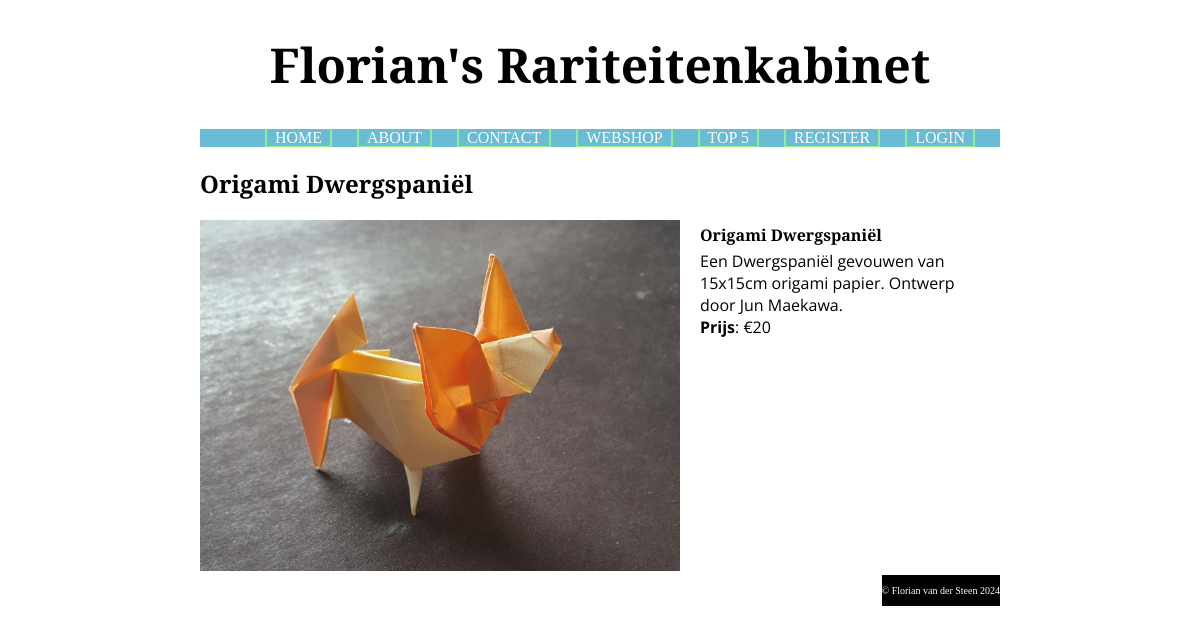
The app's page /index.php?page=detail&detail=1 with its own data.
### tables this page shows
CREATE TABLE `products` (
  `id` int(11) NOT NULL,
  `name` text NOT NULL,
  `description` text NOT NULL,
  `price` int(255) NOT NULL,
  `fname` text NOT NULL
);

### controllers/PageController.php (called while the page is built, shortened)
<?php
require_once("models/PageModel.php");
class PageController {
    private $model;
    private $modelFactory;
    public function __construct($modelFactory) {
        $this->modelFactory = $modelFactory;
        $this->model = $this->modelFactory->createModel('page');
    }
    public function handleRequest() {
        $this->processRequest();
        $this->showResponse();
    }
    private function getRequest() {
        $this->model->getRequestedPage();
    }
    private function processRequest() {
        switch ($this->model->page) {
            case "detail":
                require_once("models/ProductModel.php");
                $this->model = $this->modelFactory->createModel("product");
                $this->model->getDetailProduct();
                $this->model->handleCartAction();
                break;
        }
    }
    private function showResponse() {
        $this->model->createMenu();
        $this->model->setTitle();
        $view = NULL;
        switch ($this->model->page) {
            case "detail":
                include_once("views/DetailDoc.php");
                $view = new DetailDoc($this->model);
                break;
        }
        $view->show();
    }
}

### index.php (called while the page is built, shortened)
<?php
require_once("controllers/PageController.php");
require_once("CRUDFactory.php");
require_once("CRUD.php");
$crud = new CRUD();
$crudFactory = new CRUDFactory($crud);
$modelFactory = new ModelFactory($crudFactory);
$controller = new PageController($modelFactory);
$controller->handleRequest();

### models/ProductModel.php (called while the page is built, shortened)
<?php
require_once("PageModel.php");
class ProductModel extends PageModel {
    public $crud;
    public function __construct($pageModel, ProductCRUD $crud) {
        $this->crud = $crud;
    }
    public function getDetailProduct() {
        if ($this->isPost) {
            $productId = $this->getPostVar("productId");
        }
        else {
           $productId = $this->getGetVar("detail");
        }
        try {
            $this->products = $this->crud->readProductsByIDs([$productId]);
        }
        catch (Exception $e) {
            $this->errors["general"] = "Er is een technische storing. Probeer het later nogmaals.";
            $this->logError("Shop load failed. MySQL err:" . $e->getMessage());
        }
    }
}

### models/PageModel.php (called while the page is built, shortened)
<?php
class PageModel {
    protected function getGetVar($key, $default="") {
        $value = filter_input(INPUT_GET, $key, FILTER_SANITIZE_SPECIAL_CHARS);
        return isset($value) ? trim($value) : $default;
    }
}

### ProductCRUD.php (called while the page is built, shortened)
<?php
class ProductCRUD {
    private $crud;
    public function __construct(CRUD $crud) {
        $this->crud = $crud;
    }
    public function readProductsByIDs($ids) {
        $namedParams = "";
        $params = array();
        for($i=0; $i < count($ids); $i++) {
            $namedParams .= ":id" . $i . ",";
            $params[":id" . $i] = $ids[$i];
        }
        $namedParams[-1] = ")";
        $sql = 'SELECT * FROM products WHERE id IN (' . $namedParams . ';';
        $rows = $this->crud->readMultipleRows($sql, $params);
        return $rows;
    }
}

### CRUD.php (called while the page is built, shortened)
<?php
class CRUD {
    private $pdo;
    public function __construct() {
        $servername = getenv("MYSQL_FLORIAN_WEBSHOP_HOST");
        $dbname = getenv("MYSQL_FLORIAN_WEBSHOP_DATABASE");
        $username = getenv("MYSQL_FLORIAN_WEBSHOP_USER");
        $password = getenv("MYSQL_FLORIAN_WEBSHOP_PASSWORD");
        try {
            $this->pdo = new PDO("mysql:host=$servername;dbname=$dbname;port=3310", $username, $password);
            $this->pdo->setAttribute(PDO::ATTR_ERRMODE, PDO::ERRMODE_EXCEPTION);
        }
        catch(PDOException $e) {
            echo "Connection failed: " . $e->getMessage();
        }
    }
    private function bindParams($stmt, $params) {
        foreach($params as $varName=>$value) {
            if (is_int($value)) {
                $stmt->bindValue($varName, $value, PDO::PARAM_INT);
            }
            else {
                $stmt->bindValue($varName, $value);
            }
        }
    }
    public function readMultipleRows($sql, $params) {
        try {
            $stmt = $this->pdo->prepare($sql);
            $this->bindParams($stmt, $params);
            $stmt->execute();
            $stmt->setFetchMode(PDO::FETCH_OBJ);
            $rows = $stmt->fetchAll();
            return $rows;
        }
        catch (PDOException $e) {
            echo "Retrieval failed: " . $e->getMessage();
        }
    }
}

### views/DetailDoc.php (the view, shortened to what this page needs)
<?php
class DetailDoc extends ProductDoc {
    protected function showContent() {
        $product = $this->model->products[0];
        echo '<div class="detail">';
        echo '<h2>' . $product->name . '</h2>';
        echo '<img src="Images/' . $product->fname . '" alt="' . $product->description . '">';
        echo '<div class="detail-info">';
        echo '<h4>' . $product->name . '</h4>';
        echo '<p>' . $product->description . '<br><b>Prijs</b>: &euro;' . $product->price / 100 . '</p>';
        echo '</div>';
        echo '</div>';
    }
}

### css/styles.css (style rules this page uses)
body { width: 800px; margin: auto; background-color: white; }
h2, h3, h4 { font-family: "Merriweather", serif; }
.detail img { width: 60%; height: 60%; display: inline-block; margin-right: 10px; }
.detail p { font-family: "Open Sans", sans-serif; margin-top: 4px; }
.detail h4 { margin-bottom: 4px; margin-top: 4px; }
.detail-info { display: inline-block; width: 35%; vertical-align: top; margin-left: 10px; }

### records on screen
products: name "Origami Dwergspaniël", fname (picture), description "Een Dwergspaniël gevouwen van 15x15cm origami papier. Ontwerp door Jun Maekawa.", $product->price/100 "20"

### other values on screen
$menuItem->text "HOME"
$menuItem->text "ABOUT"
$menuItem->text "CONTACT"
$menuItem->text "WEBSHOP"
$menuItem->text "TOP 5"
$menuItem->text "REGISTER"
$menuItem->text "LOGIN"
